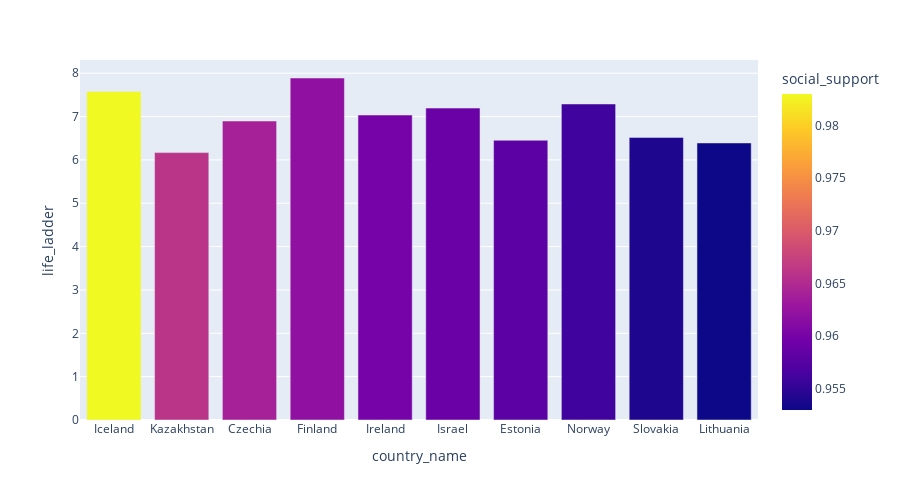

The notebook cell this image was saved under:
### Code cell
fig = px.bar(df_top_social_2020.head(10), x="country_name", y="life_ladder",
             color='social_support', barmode='group',
             #histfunc='avg',
             height=500)
fig.show()

### Figure 1 — Plotly figure (JSON) as saved in the notebook; plotly's stock layout.template omitted (floating-point values rounded to 4 significant figures)
{"data": [{"alignmentgroup": "True", "hovertemplate": "country_name=%{x}<br>life_ladder=%{y}<br>social_support=%{marker.color}<extra></extra>", "legendgroup": "", "marker": {"color": [0.983, 0.966, 0.964, 0.962, 0.96, 0.959, 0.958, 0.956, 0.954, 0.953], "coloraxis": "coloraxis", "pattern": {"shape": ""}}, "name": "", "offsetgroup": "", "orientation": "v", "showlegend": false, "textposition": "auto", "type": "bar", "x": ["Iceland", "Kazakhstan", "Czechia", "Finland", "Ireland", "Israel", "Estonia", "Norway", "Slovakia", "Lithuania"], "xaxis": "x", "y": [7.575, 6.168, 6.897, 7.889, 7.035, 7.195, 6.453, 7.29, 6.519, 6.391], "yaxis": "y"}], "layout": {"barmode": "group", "coloraxis": {"colorbar": {"title": {"text": "social_support"}}, "colorscale": [[0, "#0d0887"], [0.1111, "#46039f"], [0.2222, "#7201a8"], [0.3333, "#9c179e"], [0.4444, "#bd3786"], [0.5556, "#d8576b"], [0.6667, "#ed7953"], [0.7778, "#fb9f3a"], [0.8889, "#fdca26"], [1, "#f0f921"]]}, "height": 500, "legend": {"tracegroupgap": 0}, "margin": {"t": 60}, "xaxis": {"anchor": "y", "domain": [0, 1], "title": {"text": "country_name"}}, "yaxis": {"anchor": "x", "domain": [0, 1], "title": {"text": "life_ladder"}}}}
